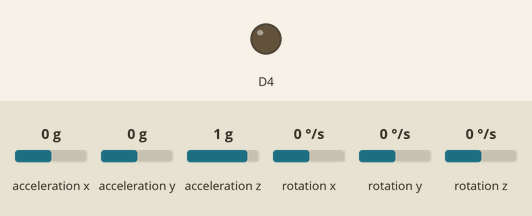
This sketch was run on a simulated ESP8266 (NodeMCU). On the bench: output pins drawn as LEDs (lit = HIGH). Wiring (inferred from the names in the program): MPU-6050 motion sensor at I2C address 0x68. Dashed ring = blinking. Inputs (shaded band) come from the test bench; at power-on: acceleration x 0 g, acceleration z 1 g, acceleration y 0 g, rotation x 0 °/s, rotation y 0 °/s, rotation z 0 °/s. WiFi joins after 1.5 s; servers stay silent unless stated; what the sketch prints to the serial monitor is not drawn.

Above: at 3.1 s.
3.2 s: acceleration x set to 0.2 g
At 4.5 s:
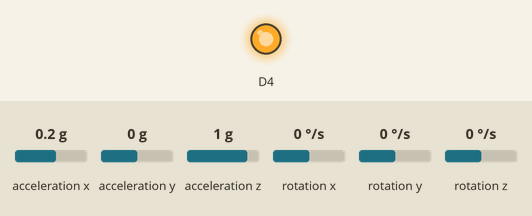
5.5 s: acceleration z set to 0.3 g
7.0 s: acceleration z set to 0 g
At 7.6 s:
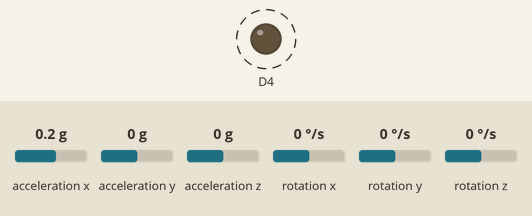
11.2 s: acceleration z set to 0.8 g
At 12.3 s:
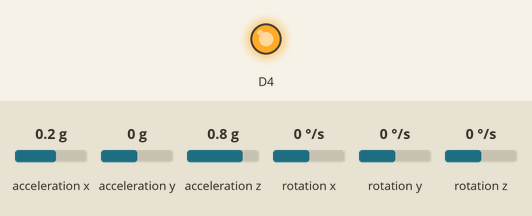
12.8 s: acceleration x set to -1.4 g
At 13.4 s:
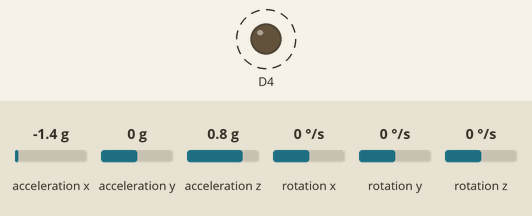
Timing chart, 0 to 18.0 s (numbered marks = the images above; inputs shaded):
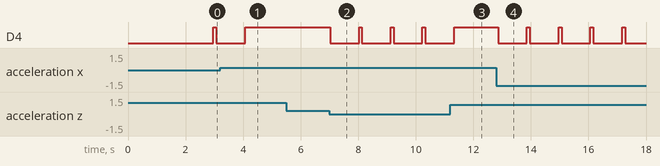

Measured:
- the behaviour switches between 0 and 0.1 g on acceleration x (found by bisection; images 0 and 1)
- the behaviour switches between 0.2 and 0.1 g on acceleration z (found by bisection; images 1 and 2)
- after the input at 3.2 s, D4: goes on until 4.1 s, then stays HIGH
- after the input at 5.5 s, every drawn part: stays the same
- after the input at 7.0 s, D4: alternates HIGH for 0.10 s and LOW for 1.0 s, starting at once
- after the input at 11.2 s, D4: goes on until 11.3 s, then stays HIGH
- after the input at 12.8 s, D4: alternates HIGH for 0.10 s and LOW for 1.0 s, starting after 0.06 s

The sketch:

the_masala.ino
```cpp
#include <Wire.h>
#include <ESP8266WiFi.h>
#include <BlynkSimpleEsp8266.h>

const char* ssid = "XXXX";  //Your Wi-Fi Name (Hotspot)
const char* password = "XXXXXXXX";  //Your Wi-Fi(Hotspot) password
char auth[] = "XXXXXXXXXXXXXXXXXXXXXXXXXXXXXXXX";  //Blynk Token

WiFiServer server(80);

// MPU6050 Slave Device Address
const uint8_t MPU6050SlaveAddress = 0x68;

// Select SDA and SCL pins for I2C communication
const uint8_t scl = D1;
const uint8_t sda = D2;

// Sensitivity Scale Factor (Full scale) taken from datasheet
const uint16_t AccelScaleFactor = 16384;
const uint16_t GyroScaleFactor = 131;

// MPU6050 register addresses for configuration
const uint8_t MPU6050_REGISTER_SMPLRT_DIV   =  0x19;
const uint8_t MPU6050_REGISTER_USER_CTRL    =  0x6A;
const uint8_t MPU6050_REGISTER_PWR_MGMT_1   =  0x6B;
const uint8_t MPU6050_REGISTER_PWR_MGMT_2   =  0x6C;
const uint8_t MPU6050_REGISTER_CONFIG       =  0x1A;
const uint8_t MPU6050_REGISTER_GYRO_CONFIG  =  0x1B;
const uint8_t MPU6050_REGISTER_ACCEL_CONFIG =  0x1C;
const uint8_t MPU6050_REGISTER_FIFO_EN      =  0x23;
const uint8_t MPU6050_REGISTER_INT_ENABLE   =  0x38;
const uint8_t MPU6050_REGISTER_ACCEL_XOUT_H =  0x3B;
const uint8_t MPU6050_REGISTER_SIGNAL_PATH_RESET  = 0x68;

int16_t AccelX, AccelY, AccelZ, Temperature, GyroX, GyroY, GyroZ;
int minVal=265; int maxVal=402;     //Input value bounds for mapping
double x, y, z;

void setup() {
  Serial.begin(115200);
  Wire.begin(sda, scl);             //Initialize the I2C bus
  MPU6050_Init();                   //Initialize MPU6050
  pinMode(LED_BUILTIN, OUTPUT);     // Initialize the LED_BUILTIN pin as an output
  delay(10);

  // Pair with WiFi
  Serial.println();
  Serial.println();
  Serial.print("Connecting to ");
  Serial.println(ssid);

  WiFi.begin(ssid, password);

  while (WiFi.status() != WL_CONNECTED) {
  delay(500);
  Serial.print(".");
  }
  Serial.println("");
  Serial.println("WiFi connected");
  Blynk.begin(auth, ssid, password);
  }

void loop() {
  double Ax, Ay, Az, T, Gx, Gy, Gz;

  Read_RawValue(MPU6050SlaveAddress, MPU6050_REGISTER_ACCEL_XOUT_H);

  //Normalizing the input reading
  Ax = (double)AccelX/AccelScaleFactor;
  Ay = (double)AccelY/AccelScaleFactor;
  Az = (double)AccelZ/AccelScaleFactor;
  T  = (double)Temperature/340+36.53; //temperature formula
  Gx = (double)GyroX/GyroScaleFactor;
  Gy = (double)GyroY/GyroScaleFactor;
  Gz = (double)GyroZ/GyroScaleFactor;

  //Angle calculation from Angular Acceleration
  int xAng = map(AccelX,minVal,maxVal,-90,90); int yAng = map(AccelY,minVal,maxVal,-90,90); int zAng = map(AccelZ,minVal,maxVal,-90,90);
  x= RAD_TO_DEG * (atan2(-yAng, -zAng)+PI); y= RAD_TO_DEG * (atan2(-xAng, -zAng)+PI); z= RAD_TO_DEG * (atan2(-yAng, -xAng)+PI);

  /*
  Serial.print("Ax: "); Serial.print(Ax);
  Serial.print(" Ay: "); Serial.print(Ay);
  Serial.print(" Az: "); Serial.print(Az);
  */
  Serial.print(" T: "); Serial.println(T);
//  Serial.print(" Gx: "); Serial.print(Gx);
  Serial.print(" Gy: "); Serial.print(Gy);
//  Serial.print(" Gz: "); Serial.println(Gz);
  Serial.print(" AngY: "); Serial.print(y);

  Blynk.run();

  if(y > 60 || y < -60)
  { digitalWrite(LED_BUILTIN, LOW);   // Turn the LED ON (Note that LOW is the voltage level
    Blynk.notify("ALERT! Door has been opened!");
    delay(1000);
  }
  if(T >= 40)
  { digitalWrite(LED_BUILTIN, LOW);   // Turn the LED ON (Note that LOW is the voltage level
    Blynk.notify("ALERT! Temperature has spiked!!!");
    delay(1000);
  }
  digitalWrite(LED_BUILTIN, HIGH);   // Turn the LED OFF (Note that HIGH is the voltage level
  delay(100);
}

void I2C_Write(uint8_t deviceAddress, uint8_t regAddress, uint8_t data){
  Wire.beginTransmission(deviceAddress);
  Wire.write(regAddress);
  Wire.write(data);
  Wire.endTransmission();
}

// Read data from all 14 registers
void Read_RawValue(uint8_t deviceAddress, uint8_t regAddress){
  Wire.beginTransmission(deviceAddress);
  Wire.write(regAddress);
  Wire.endTransmission();
  Wire.requestFrom(deviceAddress, (uint8_t)14);
  AccelX = (((int16_t)Wire.read()<<8) | Wire.read());
  AccelY = (((int16_t)Wire.read()<<8) | Wire.read());
  AccelZ = (((int16_t)Wire.read()<<8) | Wire.read());
  Temperature = (((int16_t)Wire.read()<<8) | Wire.read());
  GyroX = (((int16_t)Wire.read()<<8) | Wire.read());
  GyroY = (((int16_t)Wire.read()<<8) | Wire.read());
  GyroZ = (((int16_t)Wire.read()<<8) | Wire.read());
}

// Configure MPU6050
void MPU6050_Init(){
  delay(150);
  I2C_Write(MPU6050SlaveAddress, MPU6050_REGISTER_SMPLRT_DIV, 0x07);
  I2C_Write(MPU6050SlaveAddress, MPU6050_REGISTER_PWR_MGMT_1, 0x01);
  I2C_Write(MPU6050SlaveAddress, MPU6050_REGISTER_PWR_MGMT_2, 0x00);
  I2C_Write(MPU6050SlaveAddress, MPU6050_REGISTER_CONFIG, 0x00);
  I2C_Write(MPU6050SlaveAddress, MPU6050_REGISTER_GYRO_CONFIG, 0x00);//set +/-250 degree/second full scale
  I2C_Write(MPU6050SlaveAddress, MPU6050_REGISTER_ACCEL_CONFIG, 0x00);// set +/- 2g full scale
  I2C_Write(MPU6050SlaveAddress, MPU6050_REGISTER_FIFO_EN, 0x00);
  I2C_Write(MPU6050SlaveAddress, MPU6050_REGISTER_INT_ENABLE, 0x01);
  I2C_Write(MPU6050SlaveAddress, MPU6050_REGISTER_SIGNAL_PATH_RESET, 0x00);
  I2C_Write(MPU6050SlaveAddress, MPU6050_REGISTER_USER_CTRL, 0x00);
}
```
